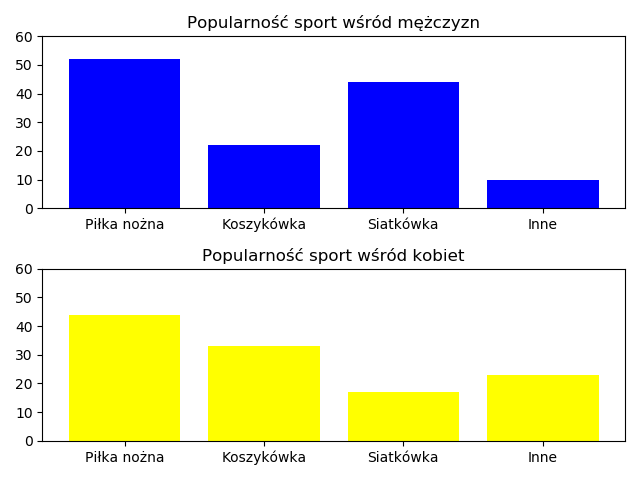

Reproduce this figure in Python.
import numpy as np
import pandas as pd
import matplotlib.pyplot as plt

dane = pd.read_csv("sport6.csv", index_col=0, sep="_")

m = dane[dane["Płeć"] == "M"]
k = dane[dane["Płeć"] == "K"]
x = np.arange(len(k))

plt.subplot(2, 1, 1)
plt.bar(x, m["Popularność"], color="blue")
plt.xticks(x, k.index)
plt.ylim(0, 60)
plt.title("Popularność sport wśród mężczyzn")
plt.subplot(2, 1, 2)
plt.bar(x, k["Popularność"], color="yellow")
plt.xticks(x, k.index)
plt.ylim(0, 60)
plt.title("Popularność sport wśród kobiet")
plt.show()
